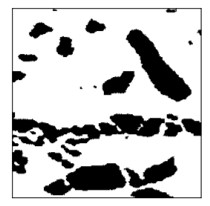
#> input picture Python/Daftar gambar eksperimen-20231205/ruin1.jpg, 210 x 206 px
$ python 'suplemen9_dilasi (1).py'
#> lines starting #> are read from the running program, lines starting #| are printed output that depends on the picture; after the words box and inside, x2 and y2 are one past the last pixel; in counts of white or black regions, pixels touching at a corner belong together
import cv2
import numpy as np
from matplotlib import pyplot as plt

imggambar = cv2.imread("Daftar gambar eksperimen-20231205/ruin1.jpg",0)
#> imggambar is the input picture: shape (206, 210); min 0, max 255, mean 197.7
kernel = np.ones((1,1),np.uint8)
kernel2 = np.ones((15,15),np.uint8)

imgCanny = cv2.Canny(imggambar,10,150)
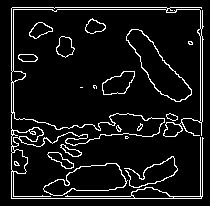
#> imgCanny: shape (206, 210); 8.3% white in thin lines or dots, all inside (x1, y1, x2, y2) = (11, 7, 204, 199)
imgdilation = cv2.dilate(imgCanny,kernel,iterations=1)
imgdilation2 = cv2.dilate(imgCanny,kernel2,iterations=1)
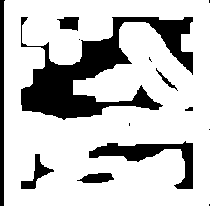
#> imgdilation2: shape (206, 210); 77.4% white; 14 black regions (6 under 20 px), largest, box (x1, y1, x2, y2) and area: (21, 17, 193, 120) 6508, (89, 141, 193, 189) 1469, (0, 0, 5, 206) 825
imgdilation3= ~imgdilation2

tampil_hor=np.concatenate((imggambar,imgdilation2),axis=0)
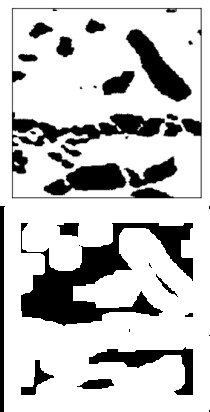
#> tampil_hor: shape (412, 210); min 0, max 255, mean 197.6
# tampil_hor=np.concatenate((imggambar,mg),axis=0)

cv2.imshow('hasil akhir',tampil_hor)

# cv2.imshow("dilate Image 5",imgdilation2)
cv2.waitKey(0)
cv2.destroyAllWindows

$ run again, with Python/Daftar gambar eksperimen-20231205/ruin2.jpg copied over Python/Daftar gambar eksperimen-20231205/ruin1.jpg
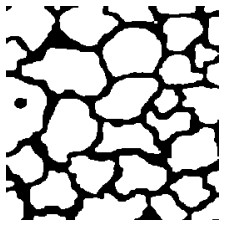
#> input picture Python/Daftar gambar eksperimen-20231205/ruin2.jpg, 230 x 228 px
#> imggambar is the input picture: shape (228, 230); min 0, max 255, mean 189.7
#> `imgCanny = cv2.Canny(imggambar,10,150)`:
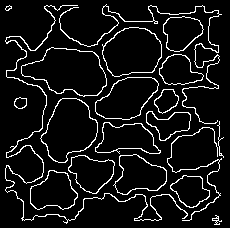
#> imgCanny: shape (228, 230); 8.2% white in thin lines or dots
#> imgdilation2: shape (228, 230); 80.4% white; 31 black regions (5 under 20 px), largest, box (x1, y1, x2, y2) and area: (194, 0, 230, 130) 1060, (41, 56, 96, 88) 1017, (113, 36, 153, 67) 859
#> `tampil_hor=np.concatenate((imggambar,imgdilation2),axis=0)`:
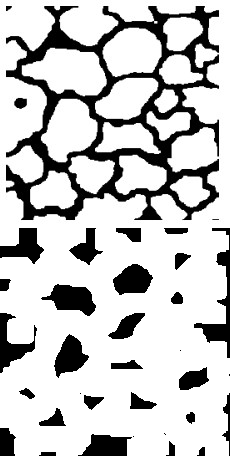
#> tampil_hor: shape (456, 230); min 0, max 255, mean 197.4
